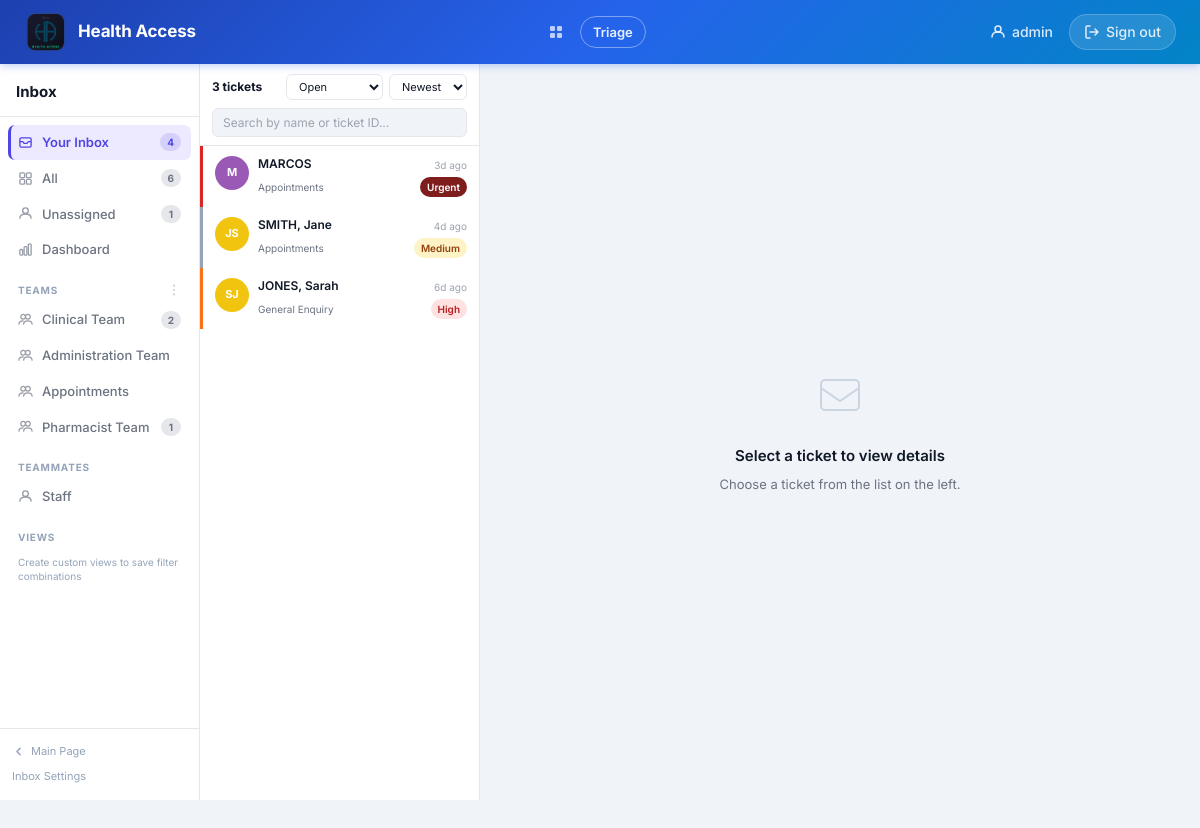
Screenshot of /inbox (signed in) with the database file from the repository.
### tables this page shows
CREATE TABLE tickets (
            id INTEGER PRIMARY KEY AUTOINCREMENT,
            patient_name TEXT,
            nhs_number TEXT,
            dob TEXT,
            phone TEXT,
            postcode TEXT,
            title TEXT,
            category TEXT,
            form_data TEXT,
            status TEXT DEFAULT 'Open',
            priority TEXT DEFAULT 'Medium',
            created_at TEXT,
            updated_at TEXT
        , assigned_to TEXT DEFAULT '', is_read INTEGER DEFAULT 0);

### app.py (the view)
@app.route("/inbox")
@staff_required
def inbox():
    status_filter = request.args.get("status", "Open")
    sort = request.args.get("sort", "newest")
    search = request.args.get("search", "")
    team = request.args.get("team", "")
    filters = {"status": status_filter, "sort": sort, "search": search, "team": team}
    tickets_list = _build_ticket_list(filters)
    return render_template(
        "inbox.html",
        tickets=tickets_list,
        selected=None,
        filters=filters,
        teams=TEAMS,
        nav_counts=get_nav_counts(),
    )

### app.py (called while the page is built)
def get_db():
    db = sqlite3.connect(DB_PATH)
    db.row_factory = sqlite3.Row
    return db

def get_avatar_color(name):
    if not name:
        return AVATAR_COLORS[0]
    return AVATAR_COLORS[abs(hash(name)) % len(AVATAR_COLORS)]

def time_ago(dt_str):
    try:
        dt = datetime.fromisoformat(dt_str)
        diff = datetime.utcnow() - dt
        seconds = int(diff.total_seconds())
        if seconds < 60:
            return f"{seconds}s ago"
        elif seconds < 3600:
            return f"{seconds // 60}m ago"
        elif seconds < 86400:
            return f"{seconds // 3600}h ago"
        else:
            return f"{seconds // 86400}d ago"
    except Exception:
        return ""

def staff_required(f):
    @wraps(f)
    def decorated(*args, **kwargs):
        if not session.get("staff_authenticated"):
            return redirect(url_for("staff_login", next=request.url))
        return f(*args, **kwargs)
    return decorated

def get_nav_counts():
    try:
        db = get_db()
        active = "status NOT IN ('Closed','Resolved')"
        your_inbox = db.execute(f"SELECT COUNT(*) FROM tickets WHERE {active}").fetchone()[0]
        all_tickets = db.execute("SELECT COUNT(*) FROM tickets").fetchone()[0]
        unassigned = db.execute(
            f"SELECT COUNT(*) FROM tickets WHERE {active} AND (assigned_to IS NULL OR assigned_to='')"
        ).fetchone()[0]
        team_counts = {}
        for t in TEAMS:
            c = db.execute(
                f"SELECT COUNT(*) FROM tickets WHERE {active} AND assigned_to=?", (t,)
            ).fetchone()[0]
            team_counts[t] = c
        db.close()
        return {"your_inbox": your_inbox, "all": all_tickets, "unassigned": unassigned, "teams": team_counts}
    except Exception:
        return {"your_inbox": 0, "all": 0, "unassigned": 0, "teams": {}}

@app.context_processor
def inject_open_ticket_count():
    return {"open_ticket_count": 0, "staff_authenticated": session.get("staff_authenticated", False)}

### templates/inbox.html (shortened to what this page needs)
{% extends "base.html" %}
{% block content %}
<div class="inbox-wrap">
    <nav class="inbox-nav">
        <div class="inbox-nav-header">
            <span>Inbox</span>
        </div>
        <div class="inbox-nav-body" id="inboxNavBody">
            <div data-section-group="your_inbox">
                <a href="{{ url_for('inbox') }}" class="nav-item {% if not request.args.get('team') and request.args.get('status','Open') == 'Open' %}active{% endif %}">
                    <svg width="15" height="15" viewBox="0 0 16 16" fill="none"><rect x="2" y="3" width="12" height="10" rx="1.5" stroke="currentColor" stroke-width="1.4"/><path d="M2 7h3l1.5 2h3L11 7h3" stroke="currentColor" stroke-width="1.4" stroke-linejoin="round"/></svg>
                    <span class="nav-item-label">Your Inbox</span>
                    {% if nav_counts.your_inbox %}<span class="nav-count">{{ nav_counts.your_inbox }}</span>{% endif %}
                </a>
            </div>
            <div data-section-group="all">
                <a href="{{ url_for('inbox') }}?status=All" class="nav-item {% if request.args.get('status') == 'All' and not request.args.get('team') %}active{% endif %}">
                    <span class="nav-item-label">All</span>
                    {% if nav_counts.all %}<span class="nav-count">{{ nav_counts.all }}</span>{% endif %}
                </a>
            </div>
            <div data-section-group="unassigned">
                <a href="{{ url_for('inbox') }}?team=unassigned" class="nav-item {% if request.args.get('team') == 'unassigned' %}active{% endif %}">
                    <svg width="15" height="15" viewBox="0 0 16 16" fill="none"><circle cx="8" cy="5" r="3" stroke="currentColor" stroke-width="1.4"/><path d="M2 13c0-3 2.5-4.5 6-4.5s6 1.5 6 4.5" stroke="currentColor" stroke-width="1.4" stroke-linecap="round"/></svg>
                    <span class="nav-item-label">Unassigned</span>
                    {% if nav_counts.unassigned %}<span class="nav-count">{{ nav_counts.unassigned }}</span>{% endif %}
                </a>
            </div>
            <div data-section-group="dashboard">
                <a href="{{ url_for('dashboard') }}" class="nav-item">
                    <span class="nav-item-label">Dashboard</span>
                </a>
            </div>
            <div data-section-group="teams">
                <div class="nav-section-label">
                    Teams
                    <svg width="14" height="14" viewBox="0 0 16 16" fill="none" style="cursor:pointer;opacity:0.5;"><circle cx="8" cy="3" r="1.2" fill="currentColor"/><circle cx="8" cy="8" r="1.2" fill="currentColor"/><circle cx="8" cy="13" r="1.2" fill="currentColor"/></svg>
                </div>
                {% for team in teams %}
                <a href="{{ url_for('inbox') }}?team={{ team | urlencode }}" class="nav-item {% if request.args.get('team') == team %}active{% endif %}">
                    <span class="nav-item-label" style="overflow:hidden;text-overflow:ellipsis;white-space:nowrap;">{{ team }}</span>
                    {% set tc = nav_counts.teams.get(team, 0) %}
                    {% if tc %}<span class="nav-count">{{ tc }}</span>{% endif %}
                </a>
                {% endfor %}
            </div>
            <div data-section-group="teammates">
                <div class="nav-section-label">Teammates</div>
                <a href="{{ url_for('inbox') }}" class="nav-item">
                    <svg width="15" height="15" viewBox="0 0 16 16" fill="none"><circle cx="8" cy="5" r="3" stroke="currentColor" stroke-width="1.4"/><path d="M2 13c0-3 2.5-4.5 6-4.5s6 1.5 6 4.5" stroke="currentColor" stroke-width="1.4" stroke-linecap="round"/></svg>
                    <span class="nav-item-label">Staff</span>
                </a>
            </div>
            <div data-section-group="views">
                <div class="nav-section-label">Views</div>
                <div class="nav-views-hint">Create custom views to save filter combinations</div>
            </div>
        </div>
        <div class="inbox-nav-footer">
            <a href="{{ url_for('index') }}" style="display:flex;align-items:center;gap:6px;">
                <svg width="13" height="13" viewBox="0 0 16 16" fill="none"><path d="M10 12L6 8l4-4" stroke="currentColor" stroke-width="1.8" stroke-linecap="round" stroke-linejoin="round"/></svg>
                Main Page
            </a>
            <a href="#" data-open-inbox-settings>Inbox Settings</a>
        </div>
    </nav>
    <section class="ticket-list-panel">
        <div class="ticket-list-header">
            <form method="GET" action="{{ url_for('inbox') }}" id="filter-form">
                <div class="ticket-list-toprow">
                    <span class="ticket-count-label">{{ tickets | length }} ticket{{ 's' if tickets | length != 1 }}</span>
                    <select name="status" class="filter-select" onchange="document.getElementById('filter-form').submit()">
                        <option value="Open"        {% if filters.status == 'Open'        %}selected{% endif %}>Open</option>
                    </select>
                    <select name="sort" class="filter-select" onchange="document.getElementById('filter-form').submit()">
                        <option value="newest" {% if filters.sort == 'newest' %}selected{% endif %}>Newest</option>
                    </select>
                </div>
                <input
                    type="search"
                    name="search"
                    class="ticket-search-input"
                    placeholder="Search by name or ticket ID..."
                    value="{{ filters.search }}"
                    oninput="debounceSearch(this.form)"
                />
            </form>
        </div>
        <div class="ticket-list-scroll">
            {% if tickets %}
                {% for t in tickets %}
                {% set initials = ((t.patient_name or '?').split()[0][0] | upper) + (((t.patient_name or '?').split()[-1][0] | upper) if (t.patient_name or '?').split()|length > 1 else '') %}
                {% set priority_colors = {'Low': '#10b981', 'Medium': '#94a3b8', 'High': '#f97316', 'Urgent': '#dc2626'} %}
                {% set border_color = priority_colors.get(t.priority or 'Medium', '#94a3b8') %}
                <a href="{{ url_for('ticket_detail', ticket_id=t.id) }}?status={{ filters.status }}&sort={{ filters.sort }}&search={{ filters.search }}&team={{ filters.team }}"
                   class="ticket-item" style="border-left-color: {{ border_color }};">
                    <div class="ticket-avatar" style="background-color: {{ t.avatar_color }};">{{ initials }}</div>
                    <div class="ticket-item-body">
                        <div class="ticket-item-top">
                            <span class="ticket-item-name">{{ t.display_name }}</span>
                            <span class="ticket-item-time">{{ t.time_ago }}</span>
                        </div>
                        <div class="ticket-item-meta">
                            <span class="ticket-item-cat">{{ t.category or '—' }}</span>
                            <span class="badge badge-{{ (t.priority or 'medium') | lower }}">{{ t.priority or 'Medium' }}</span>
                        </div>
                    </div>
                </a>
                {% endfor %}
            {% else %}
                <div class="ticket-list-empty">No tickets found.</div>
            {% endif %}
        </div>
    </section>
    <main class="inbox-main">
        <div class="inbox-placeholder">
            <svg width="52" height="52" viewBox="0 0 52 52" fill="none">
                <rect x="7" y="11" width="38" height="30" rx="4" stroke="currentColor" stroke-width="2"/>
                <path d="M7 19l19 13 19-13" stroke="currentColor" stroke-width="2" stroke-linecap="round"/>
            </svg>
            <h3>Select a ticket to view details</h3>
            <p>Choose a ticket from the list on the left.</p>
        </div>
    </main>
</div>
{% endblock %}

### static/css/style.css (style rules this page uses)
*, *::before, *::after { box-sizing: border-box; margin: 0; padding: 0; }
:root { --primary: #2563eb; --primary-dark: #1d4ed8; --primary-light: #eff6ff; --primary-muted: #dbeafe; --accent: #0ea5e9; --success: #10b981; --warning: #f59e0b; --danger: #ef4444; --danger-light: #fef2f2; --text-primary: #111827; --text-secondary: #6b7280; --text-muted: #9ca3af; --border: #e5e7eb; --border-light: #f3f4f6; --bg-white: #ffffff; --bg-page: #f0f4f8; --bg-sidebar: #f8fafc; --shadow-sm: 0 1px 3px rgba(0,0,0,0.08), 0 1px 2px rgba(0,0,0,0.04); --shadow-md: 0 4px 12px rgba(0,0,0,0.08), 0 2px 4px rgba(0,0,0,0.04); --shadow-lg: 0 10px 25px rgba(0,0,0,0.1), 0 4px 10px rgba(0,0,0,0.05); --radius-sm: 6px; --radius-md: 10px; --radius-lg: 16px; --radius-xl: 20px; --radius-full: 9999px; --font: 'Inter', -apple-system, BlinkMacSystemFont, 'Segoe UI', sans-serif; --nav-height: 64px; }
html, body { height: 100%; font-family: var(--font); font-size: 15px; line-height: 1.6; color: var(--text-primary); background: var(--bg-page); -webkit-font-smoothing: antialiased; }

### rows the page displays
tickets: assigned_to "Pharmacist Team", is_read "1", initials "SJ", display_name "JONES, Sarah", time_ago "6d ago", category "General Enquiry", priority "High"
tickets: initials "M", display_name "MARCOS", time_ago "3d ago", category "Appointments", priority "Urgent"
tickets: initials "JS", display_name "SMITH, Jane", time_ago "4d ago", category "Appointments", priority "Medium"

### other values shown
{{ session.get("staff_username", "") }} "admin"
{{ nav_counts.your_inbox }} "4"
{{ nav_counts.all }} "6"
{{ nav_counts.unassigned }} "1"
{{ team }} "Clinical Team" "Administration Team" "Appointments"
{{ tc }} "2"
{{ tickets | length }} "3"
{{ 's' if tickets | length != 1 }} "s"
